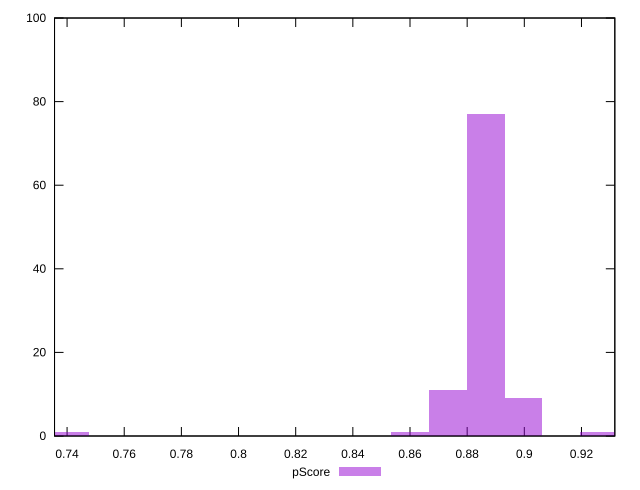

This figure's gnuplot source:
reset

$pScore <<EOF
0.7409617505501996 1
0.8865078086939888 77
0.8997392685252424 9
0.8732763488627353 11
0.9262021881877496 1
0.8600448890314817 1
EOF

set key outside below
set boxwidth 0.013231459831253565
set xrange [0.7356129439926142:0.9316709993632646]
set yrange [0:100]
set trange [0:100]
set style fill transparent solid 0.5 noborder
set terminal svg size 640, 490 enhanced background rgb 'white'
set output "reports/report_00030_2021-02-24T20-42-31.540Z/mainthread-work-breakdown/samples/astro/pScore/histogram.svg"

plot $pScore title "pScore" with boxes

reset
